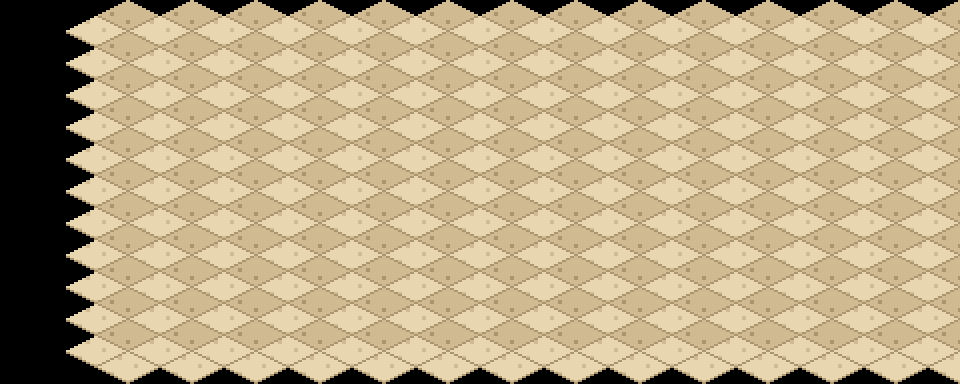

Tiled map render using the project's own tile images. Description and the whole map definition, tile-layer contents included, below:
An orthogonal 15x12 tile map with 64x32 px tiles, 1 tile layer (suelo).

<map version="1.10" orientation="orthogonal" renderorder="right-down" width="15" height="12" tilewidth="64" tileheight="32" infinite="0" nextlayerid="2" nextobjectid="1">
 <tileset firstgid="1" name="terreno_mundo" tilewidth="128" tileheight="64" tilecount="203" columns="8">
  <image source="../textures/../textures/terreno_mundo.png" width="1024" height="1664" />
 </tileset>
 <layer id="1" name="suelo" width="15" height="12">
  <data encoding="csv">
0,0,0,0,0,0,0,0,0,0,0,0,0,0,0,
0,162,162,162,162,162,162,162,162,162,162,162,162,162,162,
0,162,162,162,162,162,162,162,162,162,162,162,162,162,162,
0,162,162,162,162,162,162,162,162,162,162,162,162,162,162,
0,162,162,162,162,162,162,162,162,162,162,162,162,162,162,
0,162,162,162,162,162,162,162,162,162,162,162,162,162,162,
0,162,162,162,162,162,162,162,162,162,162,162,162,162,162,
0,162,162,162,162,162,162,162,162,162,162,162,162,162,162,
0,162,162,162,162,162,162,162,162,162,162,162,162,162,162,
0,162,162,162,162,162,162,162,162,162,162,162,162,162,162,
0,162,162,162,162,162,162,162,162,162,162,162,162,162,162,
0,162,162,162,162,162,162,162,162,162,162,162,162,162,162
</data>
 </layer>
</map>
